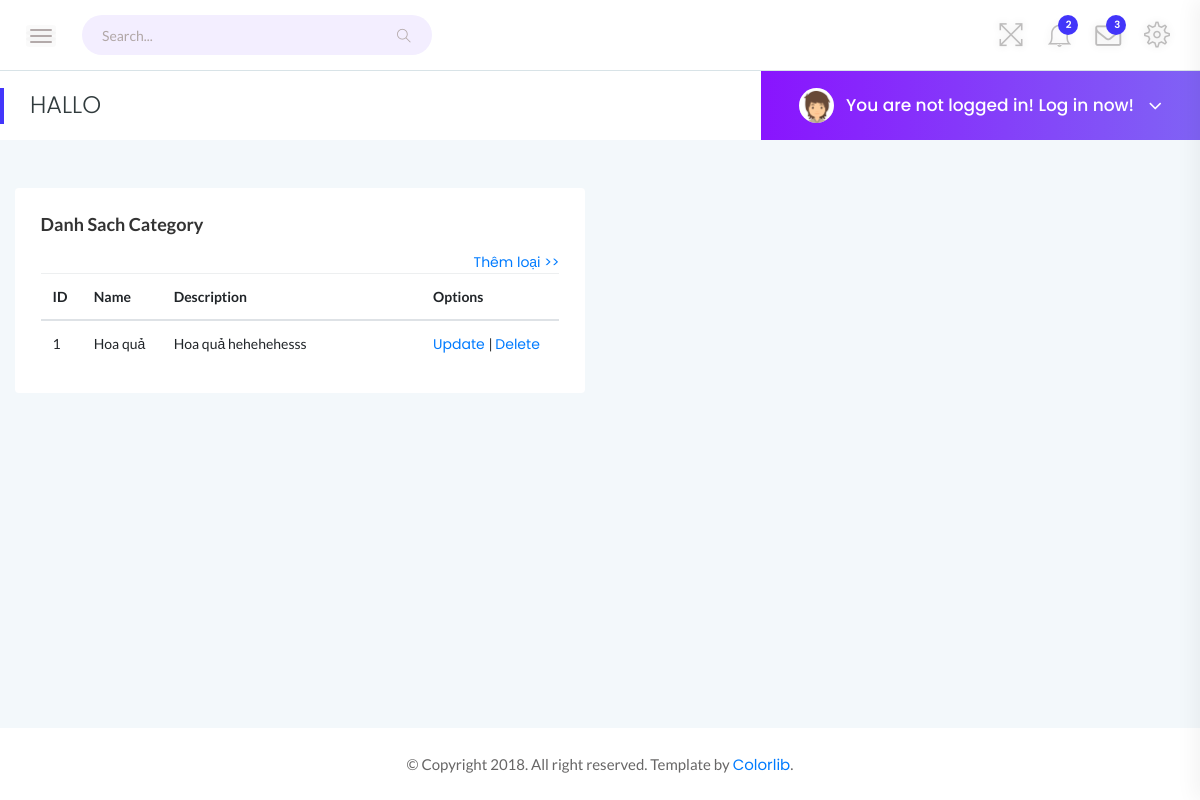
Before: /admin-end/category_select.php with the older database file.
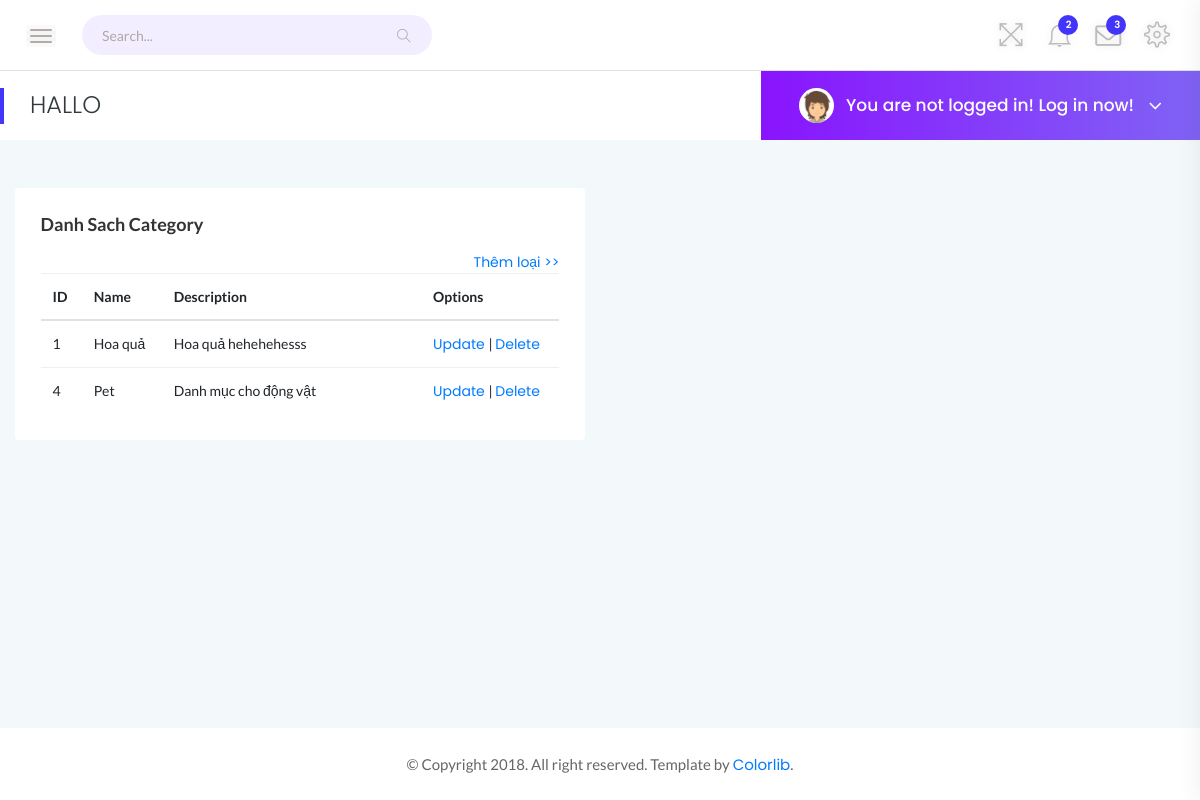
After: the same page with the newer database file.
### tables this page shows
CREATE TABLE `category` (
  `category_id` int(11) NOT NULL,
  `category_name` varchar(100) NOT NULL,
  `category_description` text NOT NULL
);

### controls.php (called while the page is built, shortened)
<?php
    include("connect.php");
    class tbl_category {
        public function select_all() {
            global $conn;
            $sql = "SELECT * FROM category";
            return mysqli_query($conn, $sql);
        }
    }

### admin-end/category_select.php (the view, shortened to what the changed rows need)
<?php
include("../controls.php");
?>
<!doctype html>
<html class="no-js" lang="en">
<head>
    <link rel="stylesheet" href="assets/css/bootstrap.min.css">
    <link rel="stylesheet" href="assets/css/font-awesome.min.css">
    <link rel="stylesheet" href="assets/css/themify-icons.css">
    <link rel="stylesheet" href="assets/css/metisMenu.css">
    <link rel="stylesheet" href="assets/css/owl.carousel.min.css">
    <link rel="stylesheet" href="assets/css/slicknav.min.css">
    <link rel="stylesheet" href="https://www.amcharts.com/lib/3/plugins/export/export.css" type="text/css" media="all" />
    <link rel="stylesheet" href="assets/css/typography.css">
    <link rel="stylesheet" href="assets/css/default-css.css">
    <link rel="stylesheet" href="assets/css/styles.css">
    <link rel="stylesheet" href="assets/css/responsive.css">
</head>
<body>
    <div class="page-container">
        <div class="main-content">
            <div class="main-content-inner">
                <div class="row">
                    <div class="col-lg-6 mt-5">
                        <div class="card">
                            <div class="card-body">
                                <div class="single-table">
                                    <div class="table-responsive">
                                    <table class="table">
                                    <thead>
                                        <tr>
                                            <th>ID</th>
                                            <th>Name</th>
                                            <th style="width: 50%;">Description</th>
                                            <th>Options</th>
                                        </tr>
                                    </thead>
                                    <tbody>
                                        <?php
                                            $tbl_category = new tbl_category();
                                            $categories = $tbl_category->select_all();
                                            foreach($categories as $category) {
                                        ?>
                                        <tr>
                                            <td> <?php echo $category["category_id"] ?> </td>
                                            <td> <?php echo $category["category_name"] ?> </td>
                                            <td> <?php echo $category["category_description"] ?> </td>
                                            <td>
                                                <a href="category_update.php?id=<?php echo $category["category_id"] ?>"> Update </a> |
                                                <a
                                                    href="category_delete.php?id=<?php echo $category["category_id"] ?>&name=<?php echo $category["category_name"] ?>"
                                                    onclick=
                                                        "if(confirm('Xóa loại sản phẩm này? Nếu xóa, tất cả sản phẩm thuộc loại này sẽ bị xóa theo')) {
                                                            return true;
                                                        } else {
                                                            return false;
                                                        }">
                                                    Delete
                                                </a>
                                            </td>
                                        </tr>
                                        <?php
                                            }
                                        ?>
                                    </tbody>
                                </table>
                                    </div>
                                </div>
                            </div>
                        </div>
                    </div>
                </div>
            </div>
        </div>
    </div>
</body>
</html>

Changed rows visible on the page:
added category: category_id "4", category_name "Pet", category_description "Danh mục cho động vật"
